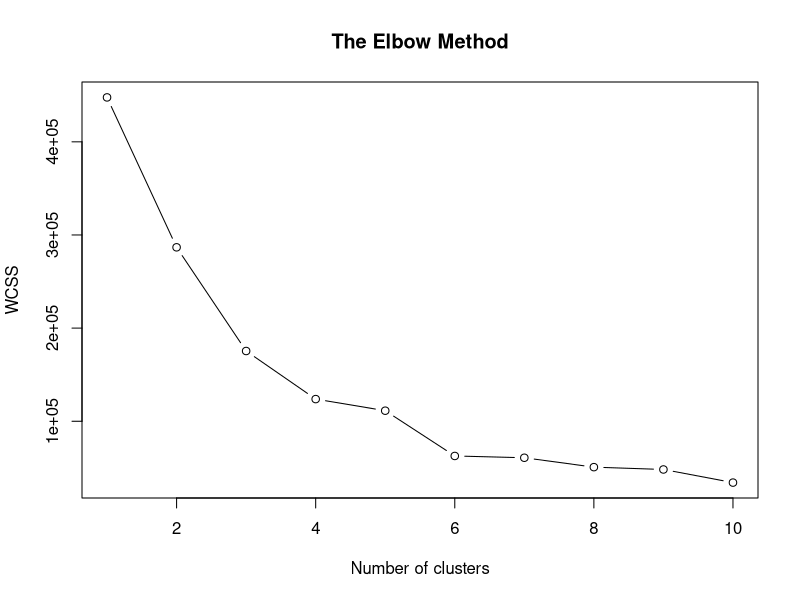
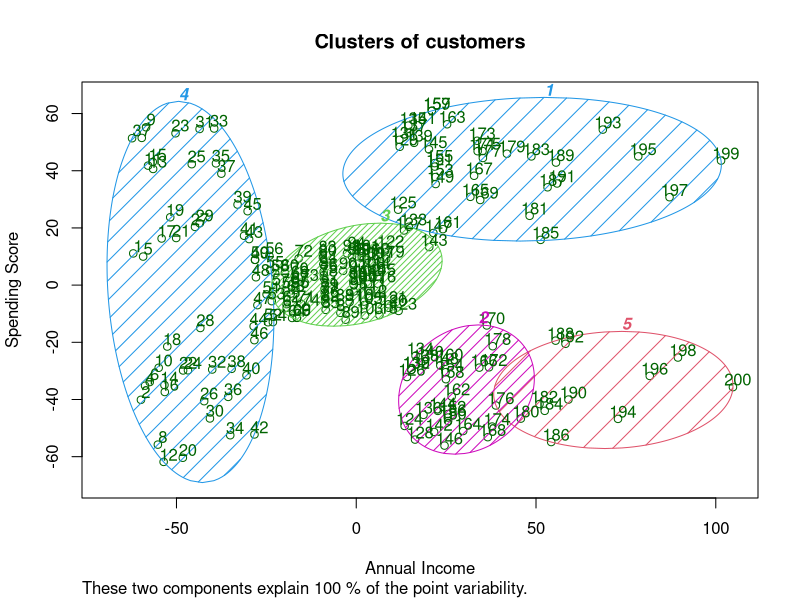

These charts were generated, in order, by the following R code:
dataset = read.csv('Mall_Customers.csv')
dataset = dataset[4:5]

# Using the elbow method to find the optimal number of clusters
set.seed(6)
wcss=vector()
for (i in 1:10) wcss[i]=sum(kmeans(dataset,i)$withinss)
plot(1:10,
     wcss,
     type = 'b',
     main=paste('The Elbow Method'),
     xlab='Number of clusters',
     ylab='WCSS')

set.seed(29)
kmeans = kmeans(x=dataset, centers=5)
y_kmeans=kmeans$cluster
y_kmeans

install.packages('cluster')
library(cluster)
?clusplot
clusplot(dataset, 
         y_kmeans,
         lines=0,
         shade = TRUE,
         color = TRUE,
         labels = 2,
         plotchar = FALSE,
         span = TRUE,
         main = paste('Clusters of customers'),
         xlab = 'Annual Income',
         ylab = 'Spending Score')





